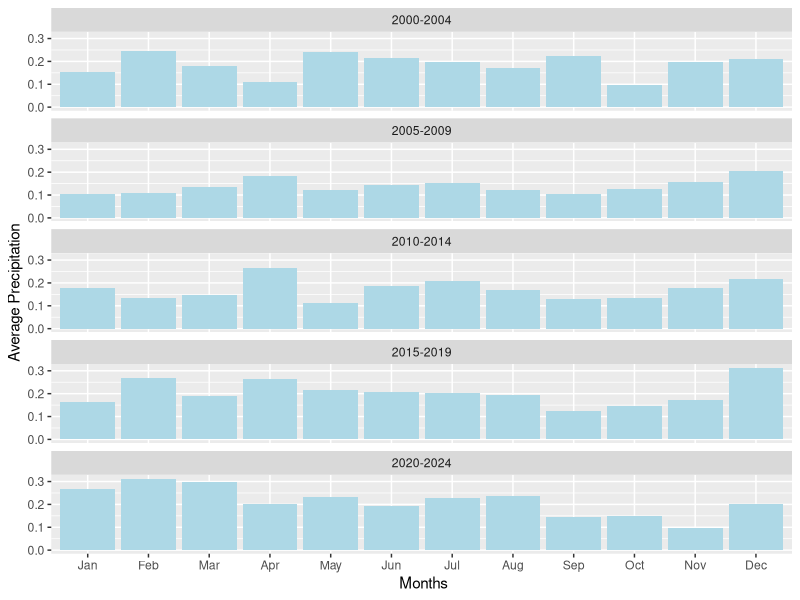
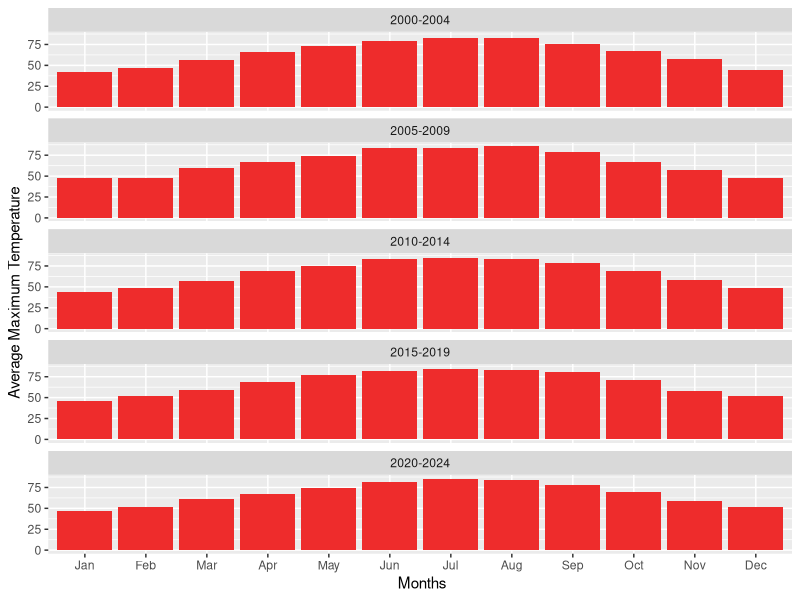
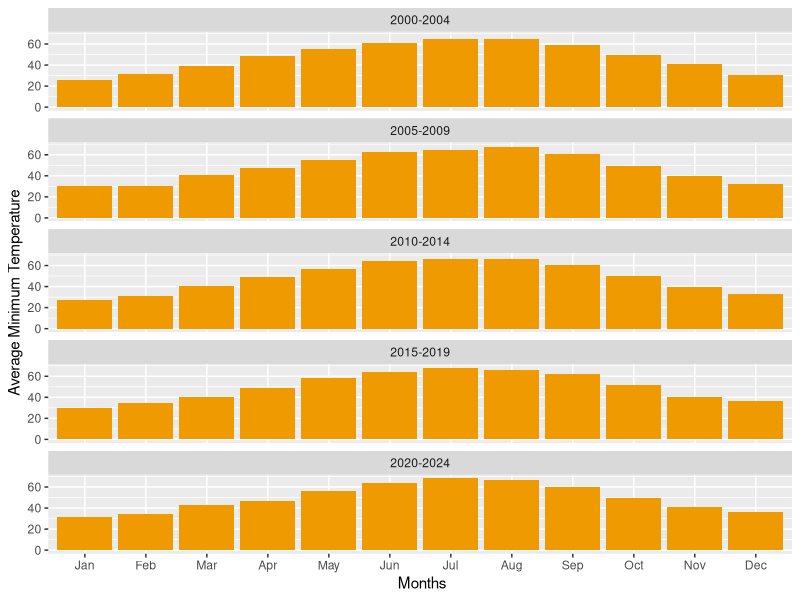

The R source for these figures, in order:
## ---- chunk 1
knitr::opts_chunk$set(echo = FALSE)
library(tidyverse)
library(lubridate) # to handle date data
weather <- read_csv('sewanee_weather.csv')

weather1 <- weather %>% 
  mutate(month = month(ymd(DATE)), year = year(ymd(DATE)))
           
weather1 <- weather1 %>% 
  mutate(yrblock = case_when(
      year >= 2000 & year <= 2004  ~ "2000-2004",
      year >= 2005 & year <= 2009  ~ "2005-2009",
      year >= 2010 & year <= 2014  ~ "2010-2014",
      year >= 2015 & year <= 2019  ~ "2015-2019",
      year >= 2020 & year <= 2024  ~ "2020-2024",
      .default = "other"
    ))

precip <- weather1 %>% 
  group_by(yrblock,month) %>% 
  summarize(meanprecip = mean(PRCP,na.rm=TRUE))

precip <- precip %>% 
  mutate(month_name =month.abb[month]) %>% 
  mutate(month_name=fct_reorder(month_name,month))

## ---- chunk 2
ggplot(precip, aes(x=month_name, y=meanprecip))+
  geom_col(fill="lightblue") +
  facet_wrap(~yrblock,nrow=5) +
  labs(x=" Months", y= "Average Precipitation")
## ---- chunk 3


tmax <- weather1 %>% 
  group_by(yrblock,month) %>% 
  summarize(meantmax = mean(TMAX,na.rm=TRUE))

tmax <- tmax %>% 
  mutate(month_name =month.abb[month]) %>% 
  mutate(month_name=fct_reorder(month_name,month))

## ---- chunk 4
ggplot(tmax, aes(x=month_name, y=meantmax))+
  geom_col(fill="firebrick2") +
  facet_wrap(~yrblock,nrow=5) +
  labs(x=" Months", y= "Average Maximum Temperature")
## ---- chunk 5

tmin <- weather1 %>% 
  group_by(yrblock,month) %>% 
  summarize(meantmin = mean(TMIN,na.rm=TRUE))

tmin <- tmin %>% 
  mutate(month_name =month.abb[month]) %>% 
  mutate(month_name=fct_reorder(month_name,month)) 
# factor reorder: fct_reorder reorders according to another variable

## ---- chunk 6
ggplot(tmin, aes(x=month_name, y=meantmin))+
  geom_col(fill="orange2") +
  facet_wrap(~yrblock,nrow=5) +
  labs(x=" Months", y= "Average Minimum Temperature")
